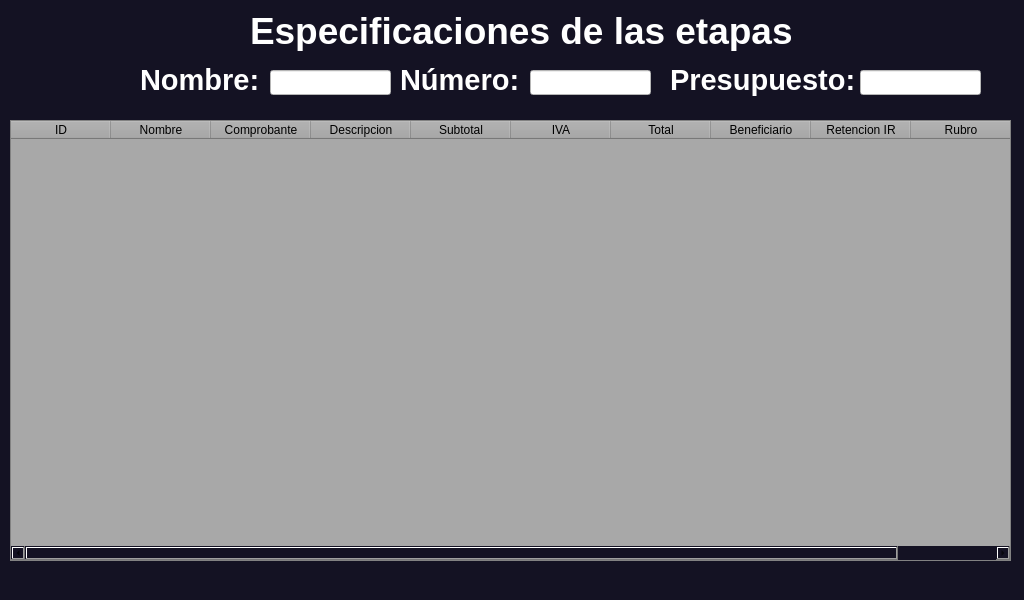
<?xml version="1.0" encoding="UTF-8"?>
<ui version="4.0">
 <class>MainWindow</class>
 <widget class="QMainWindow" name="MainWindow">
  <property name="geometry">
   <rect>
    <x>0</x>
    <y>0</y>
    <width>1024</width>
    <height>600</height>
   </rect>
  </property>
  <property name="windowTitle">
   <string>MainWindow</string>
  </property>
  <property name="styleSheet">
   <string notr="true">background-color: rgb(20, 18, 35);</string>
  </property>
  <widget class="QWidget" name="centralwidget">
   <widget class="QTableWidget" name="tableWidget">
    <property name="geometry">
     <rect>
      <x>10</x>
      <y>120</y>
      <width>1001</width>
      <height>441</height>
     </rect>
    </property>
    <property name="styleSheet">
     <string notr="true">
background-color: rgb(168,168,168);
</string>
    </property>
    <column>
     <property name="text">
      <string>ID</string>
     </property>
    </column>
    <column>
     <property name="text">
      <string>Nombre</string>
     </property>
    </column>
    <column>
     <property name="text">
      <string>Comprobante</string>
     </property>
    </column>
    <column>
     <property name="text">
      <string>Descripcion</string>
     </property>
    </column>
    <column>
     <property name="text">
      <string>Subtotal</string>
     </property>
    </column>
    <column>
     <property name="text">
      <string>IVA</string>
     </property>
    </column>
    <column>
     <property name="text">
      <string>Total</string>
     </property>
    </column>
    <column>
     <property name="text">
      <string>Beneficiario</string>
     </property>
    </column>
    <column>
     <property name="text">
      <string>Retencion IR</string>
     </property>
    </column>
    <column>
     <property name="text">
      <string>Rubro</string>
     </property>
    </column>
   </widget>
   <widget class="QLabel" name="label">
    <property name="geometry">
     <rect>
      <x>140</x>
      <y>60</y>
      <width>131</width>
      <height>41</height>
     </rect>
    </property>
    <property name="styleSheet">
     <string notr="true">font: 75 16pt &quot;Ubuntu&quot;;</string>
    </property>
    <property name="text">
     <string>&lt;html&gt;&lt;head/&gt;&lt;body&gt;&lt;p&gt;&lt;span style=&quot; font-size:22pt; font-weight:600; color:#ffffff;&quot;&gt;Nombre:&lt;/span&gt;&lt;/p&gt;&lt;/body&gt;&lt;/html&gt;</string>
    </property>
   </widget>
   <widget class="QLineEdit" name="lineEdit">
    <property name="geometry">
     <rect>
      <x>270</x>
      <y>70</y>
      <width>121</width>
      <height>25</height>
     </rect>
    </property>
    <property name="styleSheet">
     <string notr="true">background-color: rgb(255, 255, 255);</string>
    </property>
   </widget>
   <widget class="QLabel" name="label_2">
    <property name="geometry">
     <rect>
      <x>400</x>
      <y>60</y>
      <width>121</width>
      <height>41</height>
     </rect>
    </property>
    <property name="styleSheet">
     <string notr="true">font: 75 16pt &quot;Ubuntu&quot;;</string>
    </property>
    <property name="text">
     <string>&lt;html&gt;&lt;head/&gt;&lt;body&gt;&lt;p&gt;&lt;span style=&quot; font-size:22pt; font-weight:600; color:#ffffff;&quot;&gt;Número:&lt;/span&gt;&lt;/p&gt;&lt;/body&gt;&lt;/html&gt;</string>
    </property>
   </widget>
   <widget class="QLineEdit" name="lineEdit_2">
    <property name="geometry">
     <rect>
      <x>530</x>
      <y>70</y>
      <width>121</width>
      <height>25</height>
     </rect>
    </property>
    <property name="styleSheet">
     <string notr="true">background-color: rgb(255, 255, 255);</string>
    </property>
   </widget>
   <widget class="QLabel" name="label_3">
    <property name="geometry">
     <rect>
      <x>670</x>
      <y>60</y>
      <width>191</width>
      <height>41</height>
     </rect>
    </property>
    <property name="styleSheet">
     <string notr="true">font: 75 16pt &quot;Ubuntu&quot;;</string>
    </property>
    <property name="text">
     <string>&lt;html&gt;&lt;head/&gt;&lt;body&gt;&lt;p&gt;&lt;span style=&quot; font-size:22pt; font-weight:600; color:#ffffff;&quot;&gt;Presupuesto:&lt;/span&gt;&lt;/p&gt;&lt;/body&gt;&lt;/html&gt;</string>
    </property>
   </widget>
   <widget class="QLineEdit" name="lineEdit_3">
    <property name="geometry">
     <rect>
      <x>860</x>
      <y>70</y>
      <width>121</width>
      <height>25</height>
     </rect>
    </property>
    <property name="styleSheet">
     <string notr="true">background-color: rgb(255, 255, 255);</string>
    </property>
   </widget>
   <widget class="QLabel" name="label_4">
    <property name="geometry">
     <rect>
      <x>10</x>
      <y>10</y>
      <width>31</width>
      <height>31</height>
     </rect>
    </property>
    <property name="styleSheet">
     <string notr="true">border-image: url(:/logos/flecha-hacia-atras.png);</string>
    </property>
    <property name="text">
     <string/>
    </property>
   </widget>
   <widget class="QLabel" name="label_5">
    <property name="geometry">
     <rect>
      <x>250</x>
      <y>10</y>
      <width>541</width>
      <height>41</height>
     </rect>
    </property>
    <property name="styleSheet">
     <string notr="true">font: 75 16pt &quot;Ubuntu&quot;;</string>
    </property>
    <property name="text">
     <string>&lt;html&gt;&lt;head/&gt;&lt;body&gt;&lt;p&gt;&lt;span style=&quot; font-size:28pt; font-weight:600; color:#ffffff;&quot;&gt;Especificaciones de las etapas&lt;/span&gt;&lt;/p&gt;&lt;/body&gt;&lt;/html&gt;</string>
    </property>
   </widget>
  </widget>
  <widget class="QMenuBar" name="menubar">
   <property name="geometry">
    <rect>
     <x>0</x>
     <y>0</y>
     <width>1024</width>
     <height>22</height>
    </rect>
   </property>
  </widget>
  <widget class="QStatusBar" name="statusbar"/>
 </widget>
 <resources>
  <include location="../logos2.qrc"/>
  <include location="../logo1.qrc"/>
 </resources>
 <connections/>
</ui>
